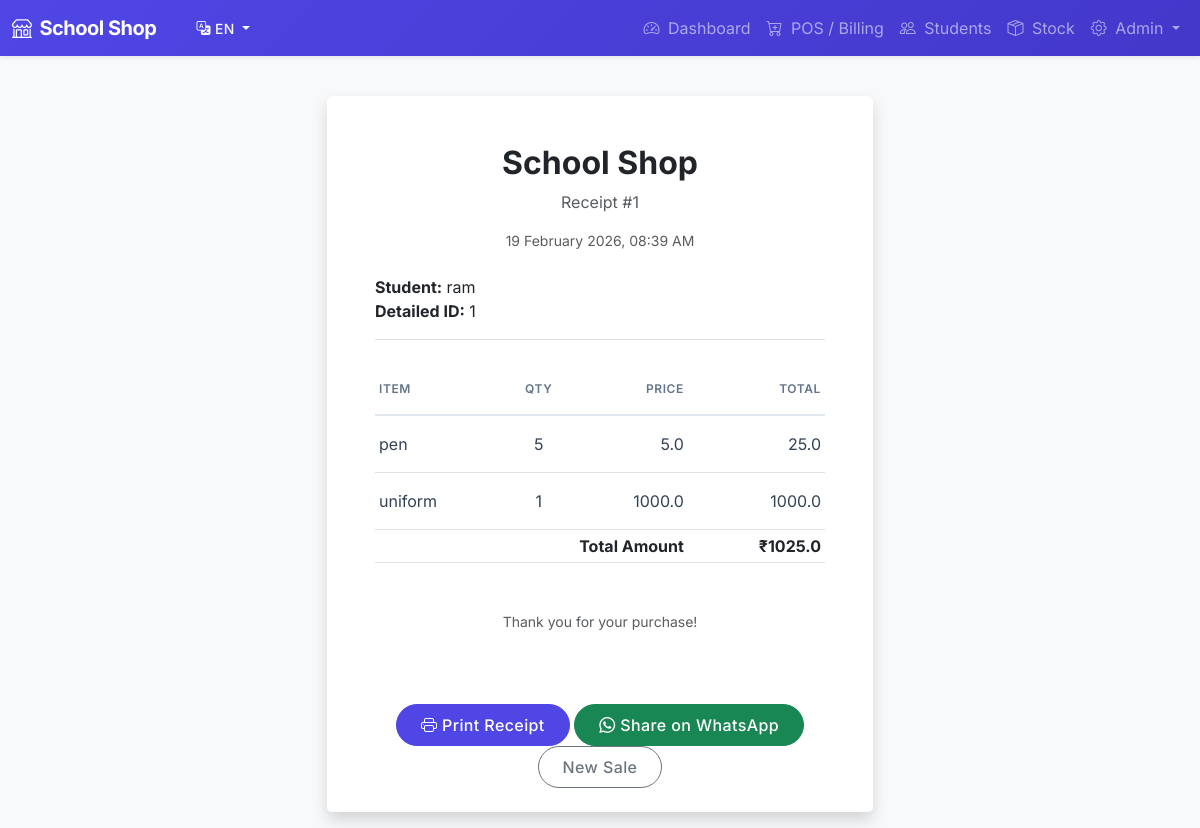
Page /billing/invoice/1 (signed in) on the committed database.
### app/models.py (models this page shows, shortened)
class Bill(db.Model):
    __tablename__ = 'bills'
    id = db.Column(db.Integer, primary_key=True)
    student_id = db.Column(db.Integer, db.ForeignKey('students.id'))
    total_amount = db.Column(db.Float, default=0.0)
    date = db.Column(db.DateTime, default=datetime.utcnow)
    status = db.Column(db.String(20), default='paid') # paid, due, partial
    items = db.relationship('BillItem', backref='bill', lazy='dynamic')

class Student(UserMixin, db.Model):
    __tablename__ = 'students'
    id = db.Column(db.Integer, primary_key=True)
    name = db.Column(db.String(100), nullable=False)
    password_hash = db.Column(db.String(255))
    class_id = db.Column(db.Integer, db.ForeignKey('classes.id'), nullable=True)
    roll_no = db.Column(db.String(20))
    parent_phone = db.Column(db.String(20))
    balance = db.Column(db.Float, default=0.0) # Positive = Wallet, Negative = Due
    language = db.Column(db.String(5), default='en')
    created_at = db.Column(db.DateTime, default=datetime.utcnow)
    transactions = db.relationship('Transaction', backref='student', lazy='dynamic')
    bills = db.relationship('Bill', backref='student', lazy='dynamic')
    @property
    def total_due(self):
        return abs(self.balance) if self.balance < 0 else 0.0

class BillItem(db.Model):
    __tablename__ = 'bill_items'
    id = db.Column(db.Integer, primary_key=True)
    bill_id = db.Column(db.Integer, db.ForeignKey('bills.id'))
    item_id = db.Column(db.Integer, db.ForeignKey('items.id'))
    quantity = db.Column(db.Integer, nullable=False)
    price = db.Column(db.Float, nullable=False) # Price at time of purchase
    item = db.relationship('Item')

class Item(db.Model):
    __tablename__ = 'items'
    id = db.Column(db.Integer, primary_key=True)
    name = db.Column(db.String(100), nullable=False)
    sku = db.Column(db.String(50), unique=True)
    price = db.Column(db.Float, nullable=False)
    stock_quantity = db.Column(db.Integer, default=0)
    low_stock_threshold = db.Column(db.Integer, default=10)
    created_at = db.Column(db.DateTime, default=datetime.utcnow)

### app/routes/billing.py (the view)
@billing_bp.route('/invoice/<int:id>')
@admin_required
def invoice(id):
    bill = Bill.query.get_or_404(id)
    return render_template('billing/invoice.html', bill=bill)

### app/models.py (called while the page is built)
@login_manager.user_loader
def load_user(user_id):
    user_type = session.get('user_type')
    if user_type == 'student':
        return Student.query.get(int(user_id))
    elif user_type == 'admin':
        return User.query.get(int(user_id))
    return None

### app/templates/billing/invoice.html (shortened to what this page needs)
{% extends "base.html" %}
{% block content %}
<div class="row justify-content-center">
    <div class="col-md-6">
        <div class="card border-0 shadow">
            <div class="card-body p-5" id="printableArea">
                <div class="text-center mb-4">
                    <h2 class="fw-bold">School Shop</h2>
                    <p class="text-muted">Receipt #{{ bill.id }}</p>
                    <p class="small text-muted">{{ bill.date.strftime('%d %B %Y, %I:%M %p') }}</p>
                </div>
                <div class="mb-4 border-bottom pb-3">
                    <strong>Student:</strong> {{ bill.student.name }}<br>
                    <strong>Detailed ID:</strong> {{ bill.student.roll_no }}
                </div>
                <table class="table table-sm mb-4">
                    <thead>
                        <tr>
                            <th>Item</th>
                            <th class="text-center">Qty</th>
                            <th class="text-end">Price</th>
                            <th class="text-end">Total</th>
                        </tr>
                    </thead>
                    <tbody>
                        {% for item in bill.items %}
                        <tr>
                            <td>{{ item.item.name }}</td>
                            <td class="text-center">{{ item.quantity }}</td>
                            <td class="text-end">{{ item.price }}</td>
                            <td class="text-end">{{ item.price * item.quantity }}</td>
                        </tr>
                        {% endfor %}
                    </tbody>
                    <tfoot class="border-top">
                        <tr>
                            <td colspan="3" class="text-end fw-bold">Total Amount</td>
                            <td class="text-end fw-bold">₹{{ bill.total_amount }}</td>
                        </tr>
                    </tfoot>
                </table>
                <div class="text-center mt-5">
                    <p class="small text-muted">Thank you for your purchase!</p>
                </div>
            </div>
            <div class="card-footer bg-white border-top-0 pb-4 text-center">
                <button class="btn btn-primary" onclick="window.print()"><i class="bi bi-printer"></i> Print
                    Receipt</button>
                {% set ns = namespace(items_str='') %}
                {% for item in bill.items %}
                {% set ns.items_str = ns.items_str + '\n- ' + item.item.name + ' (' + item.quantity|string + ' x ' +
                item.price|string + ')' %}
                {% endfor %}
                {% set msg = "*School Shop Invoice #" ~ bill.id ~ "*\n" ~
                "Student: " ~ bill.student.name ~ "\n" ~
                "Date: " ~ bill.date.strftime('%d-%m-%Y') ~ "\n" ~
                "----------------" ~
                ns.items_str ~ "\n" ~
                "----------------\n" ~
                "*Total Paid: ₹" ~ bill.total_amount ~ "*" ~ "\n" ~
                "Due Balance: ₹" ~ (bill.student.total_due if bill.student.total_due > 0 else 0) %}
                {% if bill.student.parent_phone %}
                <a href="https://wa.me/{{ bill.student.parent_phone }}?text={{ msg|urlencode }}" target="_blank"
                    class="btn btn-success"><i class="bi bi-whatsapp"></i> Share on WhatsApp</a>
                {% else %}
                <a href="https://wa.me/?text={{ msg|urlencode }}" target="_blank" class="btn btn-success"><i
                        class="bi bi-whatsapp"></i> Share (No Number)</a>
                {% endif %}
                <a href="{{ url_for('billing.pos') }}" class="btn btn-outline-secondary">New Sale</a>
            </div>
        </div>
    </div>
</div>
{% endblock %}

### app/static/css/style.css (style rules this page uses)
:root { --primary: #4f46e5; --primary-hover: #4338ca; --secondary: #64748b; --success: #10b981; --danger: #ef4444; --warning: #f59e0b; --info: #3b82f6; --light: #f8fafc; --dark: #1e293b; --body-bg: #f1f5f9; --card-bg: #ffffff; --shadow-sm: 0 1px 2px 0 rgb(0 0 0 / 0.05); --shadow: 0 4px 6px -1px rgb(0 0 0 / 0.1), 0 2px 4px -2px rgb(0 0 0 / 0.1); --shadow-md: 0 10px 15px -3px rgb(0 0 0 / 0.1), 0 4px 6px -4px rgb(0 0 0 / 0.1); --shadow-lg: 0 20px 25px -5px rgb(0 0 0 / 0.1), 0 8px 10px -6px rgb(0 0 0 / 0.1); --font-family: 'Inter', system-ui, -apple-system, sans-serif; }
body { font-family: var(--font-family); background-color: var(--body-bg); color: var(--dark); -webkit-font-smoothing: antialiased; }
.card { border: none; background: var(--card-bg); box-shadow: var(--shadow); transition: transform 0.2s, box-shadow 0.2s; }
.btn { border-radius: 9999px; padding: 0.5rem 1.5rem; font-weight: 500; transition: all 0.2s; letter-spacing: 0.025em; }
.btn-primary { background-color: var(--primary); border-color: var(--primary); }
.table thead th { font-weight: 600; text-transform: uppercase; font-size: 0.75rem; letter-spacing: 0.05em; color: var(--secondary); border-bottom: 2px solid #e2e8f0; padding-top: 1rem; padding-bottom: 1rem; }
.table tbody td { vertical-align: middle; padding-top: 1rem; padding-bottom: 1rem; color: #334155; }

### rows in the picture
Bill: id "1", date "19 February 2026, 08:39 AM", total_amount "1025.0"
Student: student.name "ram", student.roll_no "1"
BillItem: item.name "pen", quantity "5", price "5.0", item.price*item.quantity "25.0"
BillItem: item.name "uniform", quantity "1", price "1000.0", item.price*item.quantity "1000.0"

### other values in the picture
{{ 'EN' if lang=='en' else 'GU' }} "EN"
{{ get_text('dashboard') }} "Dashboard"
{{ get_text('pos') }} "POS / Billing"
{{ get_text('students') }} "Students"
{{ get_text('stock') }} "Stock"
